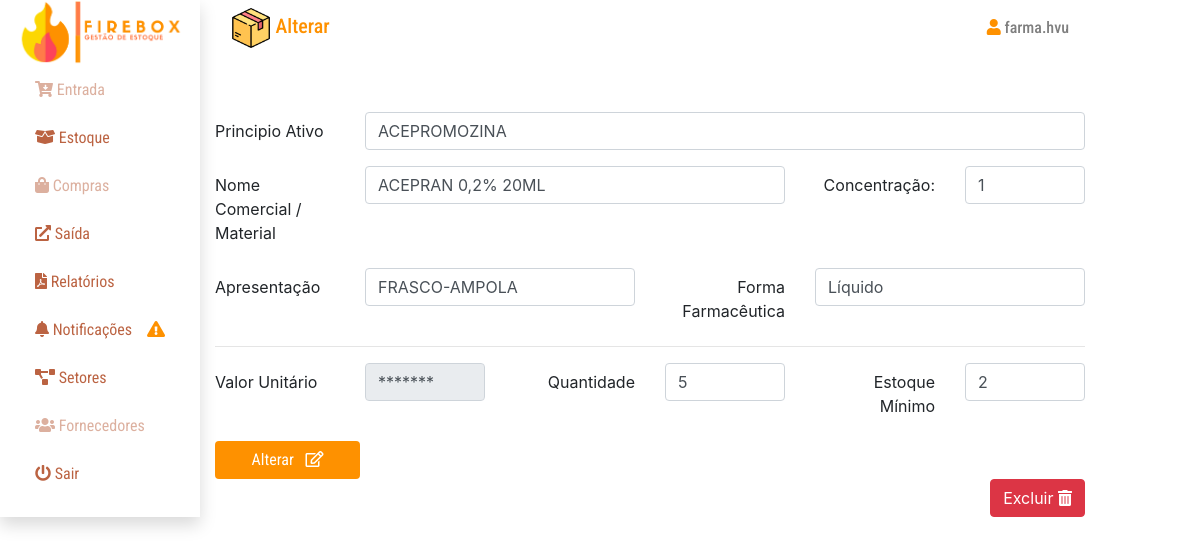
Screenshot of /views/estoque/e_estoque.php?idp=7 (signed in) with the database file from the repository.
### tables this page shows
CREATE TABLE `tbl_estoque` (
  `id_estoque` int(11) NOT NULL,
  `produto_e` varchar(120) DEFAULT NULL,
  `quantidade_e` varchar(100) DEFAULT NULL,
  `valor_un_e` varchar(100) DEFAULT '0',
  `estoque_minimo_e` varchar(50) DEFAULT NULL,
  `apresentacao` varchar(255) DEFAULT NULL,
  `concentracao` varchar(255) DEFAULT NULL,
  `forma_farmaceutica` varchar(255) DEFAULT NULL,
  `principio_ativo` varchar(255) DEFAULT NULL
);

### back/controllers/conexao.php (called while the page is built, shortened)
<?php
class PDOconectar
{
    public static function conectar()
    {
        try {
            return new PDO("mysql:host=localhost;dbname=boxhub;charset=utf8","root","",
               array(PDO::MYSQL_ATTR_INIT_COMMAND => "SET NAMES utf8"));
        } catch (PDOException $ex) {
            echo "Erro: " . $ex->getMessage();
        }
    }
}
?>

### back/controllers/EstoqueController.php (called while the page is built, shortened)
<?php
require_once('conexao.php');
class EstoqueController{
    public $conn = null;
    function __construct()
    {
        $this->conn = PDOconectar::conectar();
    }
    public function estoqueID($id)
    {
        try {
            $view_estoque = $this->conn->prepare( "SELECT * FROM tbl_estoque WHERE id_estoque='$id'");
            $view_estoque->execute();
            return $view_estoque->fetchAll(PDO::FETCH_OBJ);
        } catch (PDOException $erro) {
            echo "<script language=\"javascript\">alert(\"Erro...\")</script>";
        }
    }
}

### views/estoque/e_estoque.php (the view, shortened to what this page needs)
<!DOCTYPE html>
<html lang="pt-br">
<head>
    <link rel="stylesheet" href="../../css/style.min.css">
    <link rel="stylesheet" href="https://use.fontawesome.com/releases/v5.8.1/css/all.css"
>
</head>
<body>
<div class="container-fluid">
    <div class="row">
        <?php include_once "../componentes/menu.php" ?>
        <div class="col-9">
            <div class="">
                <nav class="navbar navbar-expand-lg navbar-light">
                    <h5 class="text-primary roboto-condensed"><img src="../../images/box.png" alt="" class="img-fluid"
                                                                   width="40">
                        Alterar</h5>
                    <div class="collapse navbar-collapse" id="conteudoNavbarSuportado">
                        <div class="form-inline my-2 my-lg-0">
                            <h6 class="text-black-50 roboto-condensed"><i
                                        class="fas fa-user text-primary"></i> <?= $_SESSION['user'] ?></h6>
                        </div>
                    </div>
                </nav>
                <div class="mt-5">
                    <?php
                    require_once '../../back/controllers/EstoqueController.php';
                    $p = new EstoqueController();
                    $produtos = $p->estoqueID($_GET['idp']);
                    foreach ($produtos as $v) {
                        ?>
                        <form method="POST" action="../../back/response/estoque/estoque_r.php">
                            <div class="form-group row">
                                <label for="inputEmail3" class="col-sm-2 col-form-label">Principio Ativo</label>
                                <div class="col-sm-10">
                                    <input type="text" name="p_ativo" value="<?= $v->principio_ativo ?>"
                                           class="form-control" id="inputEmail3" required="">
                                </div>
                            </div>
                            <div class="form-group row">
                                <label for="inputEmail3" class="col-sm-2 col-form-label">Nome Comercial /
                                    Material</label>
                                <div class="col-sm-6">
                                    <input type='text' class='form-control' value="<?= $v->produto_e ?>"
                                           name='produto_e' placeholder=''>
                                </div>
                                <label for="inputEmail3"
                                       class="col-sm-2 col-form-label text-right">Concentração:</label>
                                <div class="col-sm-2">
                                    <input type="text" class="form-control" value="<?= $v->concentracao ?>"
                                           name="concentracao" id="inputEmail4">
                                </div>
                            </div>
                            <div class="form-group row">
                                <label for="inputEmail3" class="col-sm-2 col-form-label">Apresentação</label>
                                <div class="col-sm-4">
                                    <input type='text' class='form-control' value="<?= $v->apresentacao ?>"
                                           name='apresentacao' placeholder=''>
                                </div>
                                <label for="inputEmail3" class="col-sm-2 col-form-label text-right">Forma
                                    Farmacêutica</label>
                                <div class="col-sm-4">
                                    <input type="text" class="form-control" value="<?= $v->forma_farmaceutica ?>"
                                           name="forma_farmaceutica" id="inputEmail4"
                                           placeholder="">
                                </div>
                            </div>
                            <hr>
                            <div class="form-group row">
                                <label for="inputEmail3" class="col-sm-2 col-form-label">Valor Unitário</label>
                                <div class="col-sm-2">
                                    <?php if ($_SESSION['user'] == 'compras.hvu') { ?>
                                        <input type='text' class='form-control' value="<?= $v->valor_un_e ?>"
                                               name='valor_un' placeholder='R$'>
                                        <small>Utilize ponto no lugar da vírgula</small>
                                    <?php } else { ?>
                                        <input type='text' class='form-control ' value="*******" name='valor_un'
                                               placeholder=''
                                               disabled>
                                    <?php } ?>
                                </div>
                                <label for="inputEmail3" class="col-sm-2 col-form-label text-right">Quantidade</label>
                                <div class="col-sm-2">
                                    <input type="number" class="form-control" value="<?= $v->quantidade_e ?>"
                                           name="quantidade_e" id="inputEmail4"
                                           placeholder="">
                                </div>
                                <label for="inputEmail3" class="col-sm-2 col-form-label text-right">Estoque
                                    Mínimo</label>
                                <div class="col-sm-2">
                                    <input type="number" class="form-control" value="<?= $v->estoque_minimo_e ?>"
                                           name="estoque_minimo_e" id="inputEmail4"
                                           placeholder="">
                                </div>
                            </div>
                            <button type="submit" class="btn bg-primary col-sm-2 roboto-condensed text-white">Alterar <i
                                        class="far fa-edit ml-2"></i>
                            </button>
                        </form>
                        <a href="../../back/response/estoque/d_produto.php?idp=<?= $_GET['idp'] ?>"
                        <button type="button" class="btn btn-danger float-right text-white">Excluir
                            <i class="fas fa-trash-alt"></i>
                        </a>
                    <?php } ?>
                </div>
            </div>
        </div>
    </div>
</div>
</body>
</html>

### rows the page displays
tbl_estoque: p_ativo "ACEPROMOZINA", produto_e "ACEPRAN 0,2% 20ML", concentracao "1", apresentacao "FRASCO-AMPOLA", forma_farmaceutica "Líquido", quantidade_e "5", estoque_minimo_e "2"

### other values shown
$_SESSION['user'] "farma.hvu"
